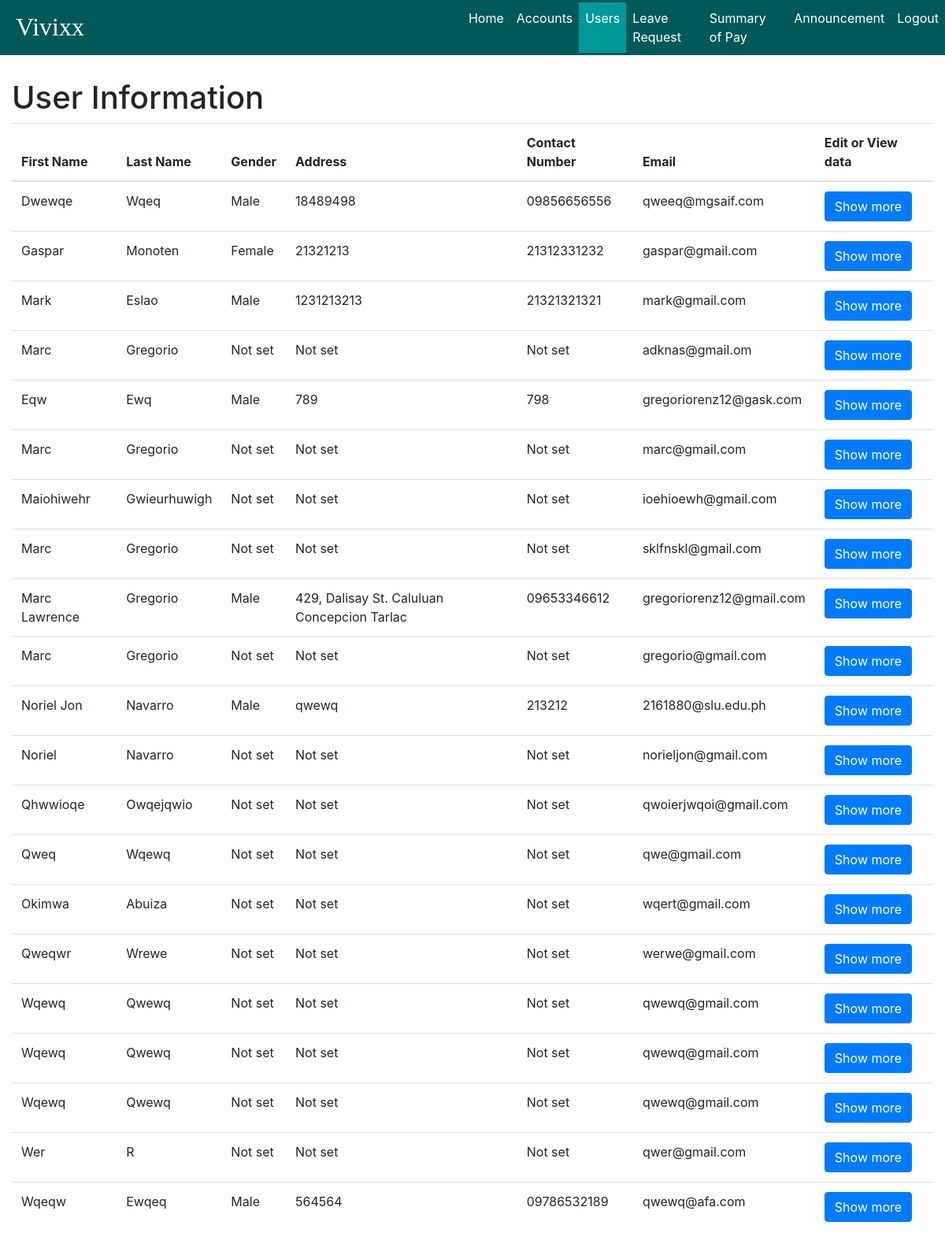
The app's page /admin/user_information/user_information.php (signed in), older data.
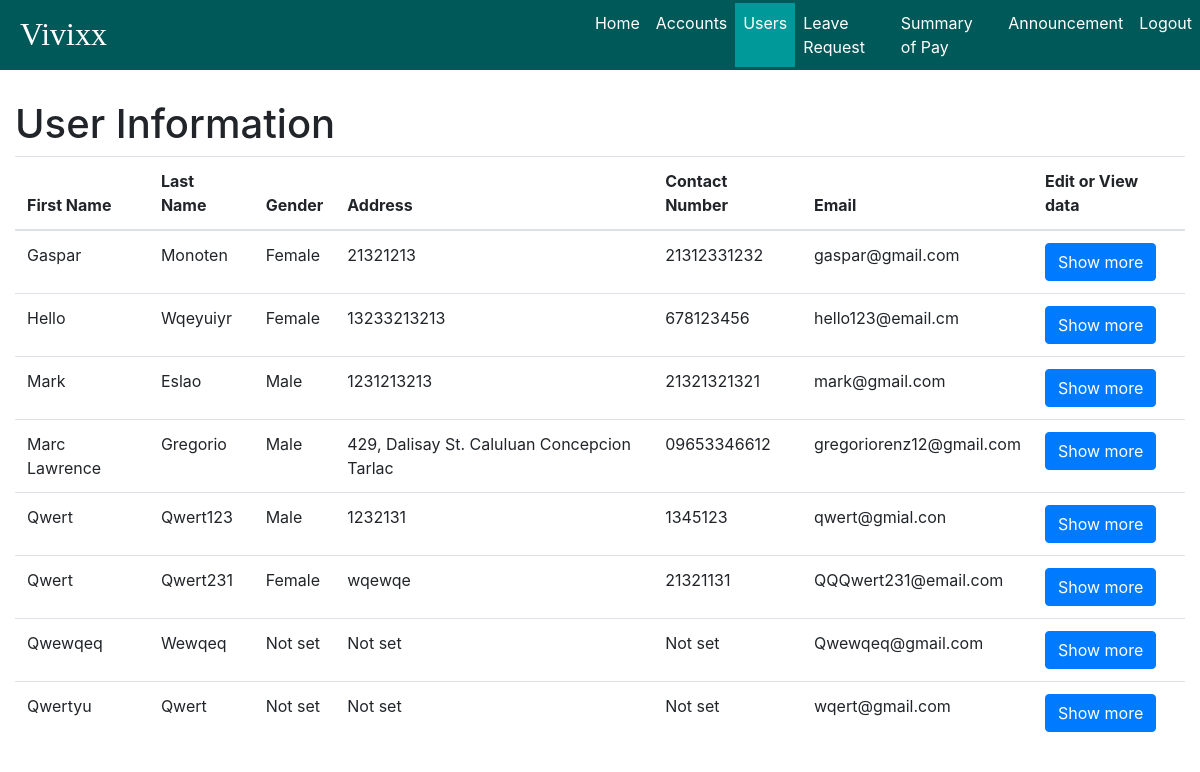
The same page, newer data.
### tables this page shows
CREATE TABLE `user_info` (
  `user_id` int(11) NOT NULL,
  `prof_image` mediumblob,
  `first_name` varchar(45) DEFAULT NULL,
  `middle_name` varchar(45) DEFAULT NULL,
  `last_name` varchar(45) DEFAULT NULL,
  `birth_date` date DEFAULT NULL,
  `birth_place` varchar(45) DEFAULT NULL,
  `contact_number` varchar(45) DEFAULT NULL,
  `gender` enum('m','f') DEFAULT NULL,
  `height` varchar(45) DEFAULT NULL,
  `weight` int(3) DEFAULT NULL,
  `blood_type` enum('o','a','b','ab') DEFAULT NULL,
  `residential_address` varchar(45) DEFAULT NULL,
  `residential_zip` int(4) DEFAULT NULL,
  `residential_tel_no` varchar(45) DEFAULT NULL,
  `permanent_address` varchar(45) DEFAULT NULL,
  `permanent_zip` int(4) DEFAULT NULL,
  `permanent_tel_no` varchar(45) DEFAULT NULL,
  `citizenship` varchar(45) DEFAULT NULL,
  `religion` varchar(45) DEFAULT NULL,
  `civil_status` varchar(45) DEFAULT NULL,
  `sss_no` int(11) DEFAULT NULL,
  `tin` int(11) DEFAULT NULL,
  `philhealth_no` int(11) DEFAULT NULL,
  `pagibig_id_no` int(11) DEFAULT NULL,
  PRIMARY KEY (`user_id`),
  UNIQUE KEY `user_id_UNIQUE` (`user_id`),
  CONSTRAINT `user_id` FOREIGN KEY (`user_id`) REFERENCES `user` (`user_id`) ON DELETE CASCADE ON UPDATE CASCADE
);

CREATE TABLE `user` (
  `username` varchar(45) NOT NULL,
  `user_id` int(11) NOT NULL AUTO_INCREMENT,
  `email` varchar(45) NOT NULL,
  `password` varchar(255) NOT NULL,
  `date_registered` date NOT NULL,
  `status` enum('enabled','disabled') DEFAULT 'enabled',
  `type` enum('admin','user') DEFAULT 'user',
  PRIMARY KEY (`username`),
  UNIQUE KEY `user_id_UNIQUE` (`user_id`),
  UNIQUE KEY `username_UNIQUE` (`username`)
);

### admin/user_information/user_information.php (the view, shortened to what this page needs)
<!DOCTYPE html>
<html>
<head>
	<link rel="stylesheet" href="../../style/bootstrap/bootstrap.min.css">
	<link type="text/css" rel="stylesheet" href="../style/style.css" media="screen, projection">
    <link rel="stylesheet" href="../../style/datatables.css">
</head>
<body>
	<div id="wrapper">
		<nav class="navbar fixed-top navbar-expand-lg navbar-dark" id="navigation-bar">
			<a href="index" class="navbar-brand" style="margin-right:40vw;">Vivixx</a>
			<div class="collapse navbar-collapse" id="navbar-content">
				<ul class="navbar-nav">
					<li class="nav-item">
						<a class="nav-link" href="../index.php">Home</a>
					</li>
					<li class="nav-item">
						<a class="nav-link" href="../accounts/accounts_status.php">Accounts</a>
					</li>
					<li class="nav-item active">
						<a class="nav-link" href="../user_information/user_information.php">Users</a>
					</li>
					<li class="nav-item">
						<a class="nav-link" href="../leave_request/leave_requests.php">Leave Request</a>
					</li>
					<li class="nav-item">
						<a class="nav-link" href="#">Summary of Pay</a>
					</li>
					<li class="nav-item">
						<a class="nav-link" href="../announcements/announcement.php">Announcement</a>
					</li>
					<li class="nav-item">
						<a class="nav-link logout" href="../logout.php">Logout</a>
					</li>
				</ul>
			</div>
		</nav>
		<div class="user-content container-fluid">
			<h1>User Information</h1>
				<table class="table" id="table">
					<thead>
						<tr>
							<th>First Name</th>
							<th>Last Name</th>
							<th>Gender</th>
							<th>Address</th>
							<th>Contact Number</th>
							<th>Email</th>
							<th>Edit or View data</th>
						</tr>
					</thead>
					<?php
						include '../../utilities/session.php';
							$sql = "select * from user_info natural join user where type='user';";
							$result = $connect->query($sql);
							if($result-> num_rows > 0){
								while($row = $result->fetch_assoc()){
									if($row["gender"] === "m"){
										$gender = "Male";
									}else if($row["gender"] === "f"){
										$gender = "Female";
									}else{
										$gender = "Not set";
									}
									if(!isset($row["residential_address"])){
										$address = "Not set";
									}else{
										$address = $row["residential_address"];
									}
									if(!isset($row["contact_number"])){
										$contact = "Not set";
									}else{
										$contact = $row["contact_number"];
									}
									$show = "
									<input name='show' value='show' style='display: none;'>
									<a href='view_information.php?user_id=".$row['user_id'].
									"& fname=".$row['first_name']."& mname=".$row['middle_name'] .
									"& lname=" .$row['last_name'] ."' class='show btn btn-primary'>Show more</a>";
									echo "
										<tr>
											<td>" . ucwords($row['first_name']) . "</td>
											<td>" . ucwords($row['last_name']) . "</td>
											<td>" . $gender . "</td>
											<td>" . $address . "</td>
											<td>" . $contact . "</td>
											<td>" . $row['email'] . "</td>
											<td>" . $show ."</td>
										</tr>";
								}
							}
					?>
				</table>
		</div>
	</div>
</body>
</html>

### admin/style/style.css (style rules this page uses)
#navigation-bar { background-color: #005959; max-height: 70px; min-height: 70px; padding: 0 0 0 5px; }
#navigation-bar .navbar-brand { font-size: 2rem; font-family: rockwell; height: auto; margin: 3px 5px 5px 15px; }
#navigation-bar .navbar-nav .active { background-color: #009999; }
#navigation-bar .navbar-nav .nav-link { color: #fff; display: block; }
#wrapper #navbar-content { background-color: inherit; }
#wrapper .user-content { margin-top: 100px; }

Row changes from the older to the newer data that the page shows:
removed user_info: first_name "Dwewqe", last_name "Wqeq", gender "Male", residential_address "18489498", contact_number "09856656556", user.email "qweeq@mgsaif.com"
removed user_info: first_name "Marc", last_name "Gregorio", gender "Not set", residential_address "Not set", contact_number "Not set", user.email "adknas@gmail.om"
removed user_info: first_name "Eqw", last_name "Ewq", gender "Male", residential_address "789", contact_number "798", user.email "gregoriorenz12@gask.com"
removed user_info: first_name "Marc", last_name "Gregorio", gender "Not set", residential_address "Not set", contact_number "Not set", user.email "marc@gmail.com"
removed user_info: first_name "Maiohiwehr", last_name "Gwieurhuwigh", gender "Not set", residential_address "Not set", contact_number "Not set", user.email "ioehioewh@gmail.com"
removed user_info: first_name "Marc", last_name "Gregorio", gender "Not set", residential_address "Not set", contact_number "Not set", user.email "sklfnskl@gmail.com"
removed user_info: first_name "Marc", last_name "Gregorio", gender "Not set", residential_address "Not set", contact_number "Not set", user.email "gregorio@gmail.com"
removed user_info: first_name "Noriel Jon", last_name "Navarro", gender "Male", residential_address "qwewq", contact_number "213212", user.email "2161880@slu.edu.ph"
removed user_info: first_name "Noriel", last_name "Navarro", gender "Not set", residential_address "Not set", contact_number "Not set", user.email "norieljon@gmail.com"
removed user_info: first_name "Qhwwioqe", last_name "Owqejqwio", gender "Not set", residential_address "Not set", contact_number "Not set", user.email "qwoierjwqoi@gmail.com"
removed user_info: first_name "Qweq", last_name "Wqewq", gender "Not set", residential_address "Not set", contact_number "Not set", user.email "qwe@gmail.com"
removed user_info: first_name "Qweqwr", last_name "Wrewe", gender "Not set", residential_address "Not set", contact_number "Not set", user.email "werwe@gmail.com"
removed user_info: first_name "Wqewq", last_name "Qwewq", gender "Not set", residential_address "Not set", contact_number "Not set", user.email "qwewq@gmail.com"
removed user_info: first_name "Wqewq", last_name "Qwewq", gender "Not set", residential_address "Not set", contact_number "Not set", user.email "qwewq@gmail.com"
removed user_info: first_name "Wqewq", last_name "Qwewq", gender "Not set", residential_address "Not set", contact_number "Not set", user.email "qwewq@gmail.com"
removed user_info: first_name "Wer", last_name "R", gender "Not set", residential_address "Not set", contact_number "Not set", user.email "qwer@gmail.com"
removed user_info: first_name "Wqeqw", last_name "Ewqeq", gender "Male", residential_address "564564", contact_number "09786532189", user.email "qwewq@afa.com"
added user_info: first_name "Hello", last_name "Wqeyuiyr", gender "Female", residential_address "13233213213", contact_number "678123456", user.email "hello123@email.cm"
added user_info: first_name "Qwert", last_name "Qwert123", gender "Male", residential_address "1232131", contact_number "1345123", user.email "qwert@gmial.con"
added user_info: first_name "Qwert", last_name "Qwert231", gender "Female", residential_address "wqewqe", contact_number "21321131", user.email "QQQwert231@email.com"
added user_info: first_name "Qwewqeq", last_name "Wewqeq", gender "Not set", residential_address "Not set", contact_number "Not set", user.email "Qwewqeq@gmail.com"
changed user_info "wqert@gmail.com": first_name "Okimwa" → "Qwertyu"; last_name "Abuiza" → "Qwert"
